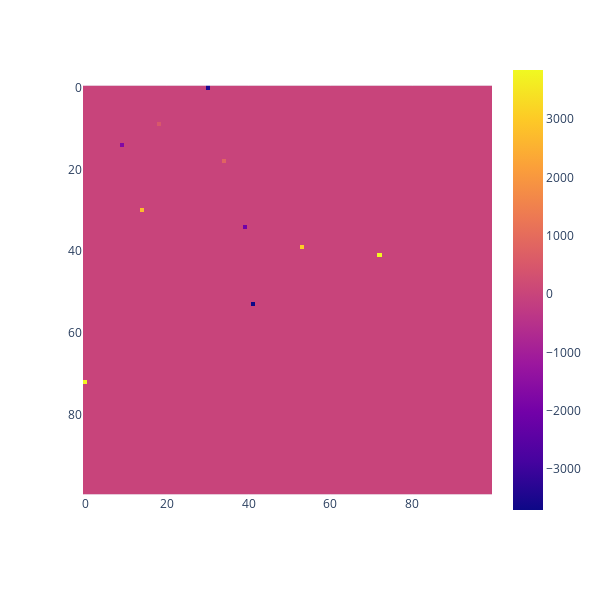

This figure's notebook cell:
### Markdown cell above
Arrays tracked are

* 'state_value'
* 'action_prob'
* 'state_visits'
* 'env_rewards'

### Code cell
visualizations.heatmap(tracking_df['state_value'].iloc[-1], show_values=True)

### Figure 1 — Plotly figure (JSON) as saved in the notebook; plotly's stock layout.template omitted (floating-point values rounded to 4 significant figures; data arrays with more than 128 entries replaced by an {"elided": "..."} marker saying what was removed)
{"data": [{"coloraxis": "coloraxis", "hovertemplate": "x: %{x}<br>y: %{y}<br>color: %{z}<extra></extra>", "name": "0", "texttemplate": "%{z}", "type": "heatmap", "xaxis": "x", "yaxis": "y", "z": {"elided": "100x100 float values"}}], "layout": {"coloraxis": {"colorscale": [[0, "#0d0887"], [0.1111, "#46039f"], [0.2222, "#7201a8"], [0.3333, "#9c179e"], [0.4444, "#bd3786"], [0.5556, "#d8576b"], [0.6667, "#ed7953"], [0.7778, "#fb9f3a"], [0.8889, "#fdca26"], [1, "#f0f921"]]}, "height": 600, "margin": {"t": 60}, "width": 600, "xaxis": {"anchor": "y", "autorange": true, "constrain": "domain", "domain": [0, 1], "range": [-0.5, 99.5], "scaleanchor": "y"}, "yaxis": {"anchor": "x", "autorange": true, "constrain": "domain", "domain": [0.05543, 0.9446], "range": [99.5, -0.5]}}}
